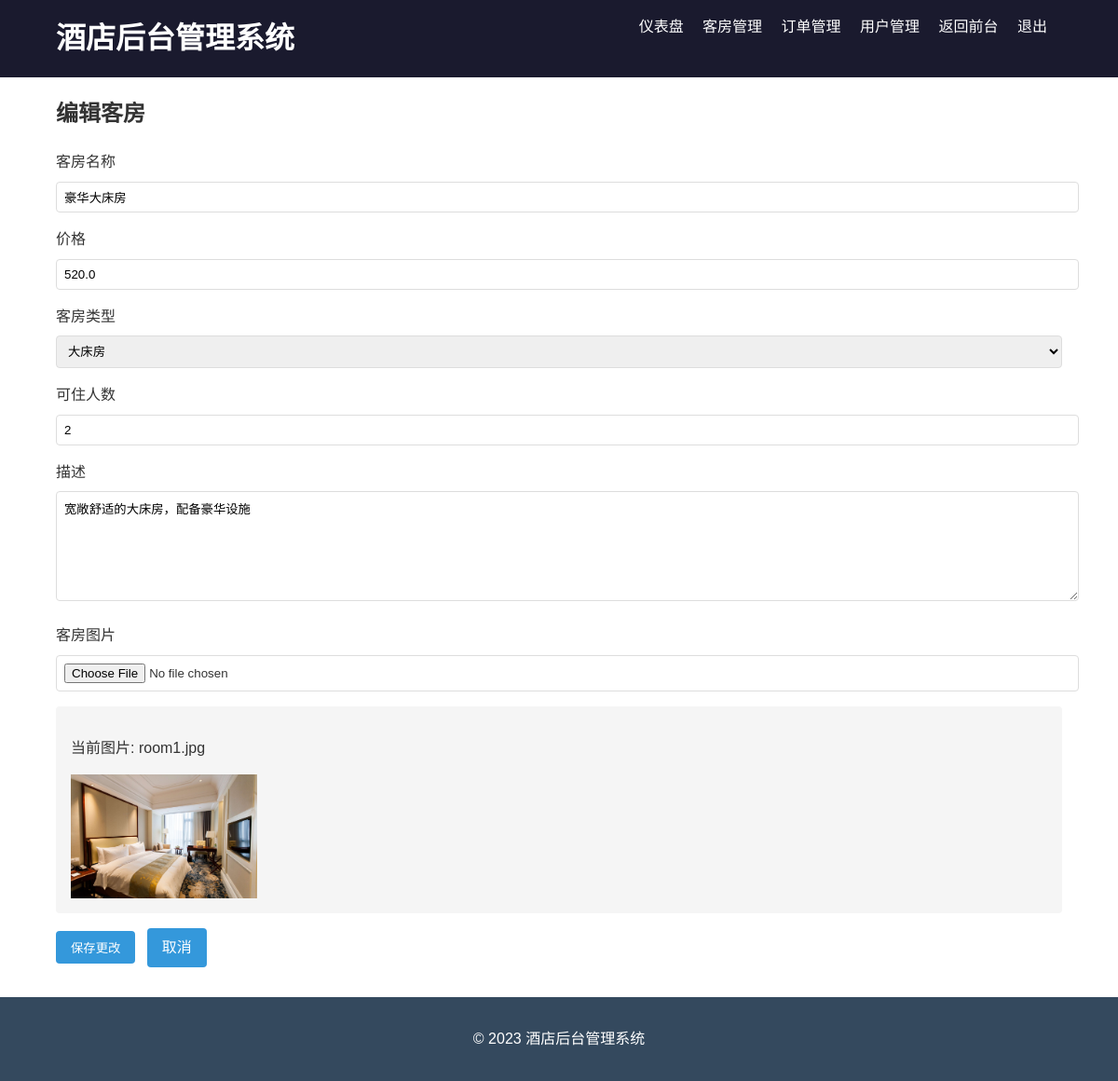
The app's page /admin/room/edit/1 (signed in) with its own data.
### models.py (models this page shows)
class Room(db.Model):
    id = db.Column(db.Integer, primary_key=True)
    name = db.Column(db.String(80), unique=True, nullable=False)
    price = db.Column(db.Float, nullable=False)
    description = db.Column(db.Text)
    image = db.Column(db.String(120), default='default.jpg')
    status = db.Column(db.String(20), default='available')
    type = db.Column(db.String(50), nullable=False)
    capacity = db.Column(db.Integer, nullable=False)
    created_at = db.Column(db.DateTime, default=datetime.utcnow)
    orders = db.relationship('Order', backref='room', lazy=True)
    comments = db.relationship('Comment', backref='room', lazy=True)

### app.py (the view, shortened to what this page needs)
@app.route('/admin/room/edit/<int:room_id>', methods=['GET', 'POST'])
@admin_required
def admin_edit_room(room_id):
    room = Room.query.get_or_404(room_id)
    return render_template('back/edit_room.html', room=room)

### app.py (called while the page is built)
def admin_required(f):
    @wraps(f)
    def decorated_function(*args, **kwargs):
        if 'user_id' not in session or session.get('role') != 'admin':
            flash('需要管理员权限', 'danger')
            return redirect(url_for('login'))
        return f(*args, **kwargs)
    return decorated_function

### templates/back/edit_room.html (shortened to what this page needs)
{% extends "back/base.html" %}
{% block content %}
<h2>编辑客房</h2>
<form method="post" enctype="multipart/form-data">
    <div class="form-group">
        <label for="name">客房名称</label>
        <input type="text" id="name" name="name" value="{{ room.name }}" required>
    </div>
    <div class="form-group">
        <label for="price">价格</label>
        <input type="number" id="price" name="price" step="0.01" value="{{ room.price }}" required>
    </div>
    <div class="form-group">
        <label for="type">客房类型</label>
        <select id="type" name="type" required>
            <option value="大床房" {% if room.type == '大床房' %}selected{% endif %}>大床房</option>
        </select>
    </div>
    <div class="form-group">
        <label for="capacity">可住人数</label>
        <input type="number" id="capacity" name="capacity" min="1" value="{{ room.capacity }}" required>
    </div>
    <div class="form-group">
        <label for="description">描述</label>
        <textarea id="description" name="description" rows="4" required>{{ room.description }}</textarea>
    </div>
    <div class="form-group">
        <label for="image">客房图片</label>
        <input type="file" id="image" name="image">
        {% if room.image %}
        <div class="current-image">
            <p>当前图片: {{ room.image }}</p>
            <img src="{{ url_for('static', filename='images/' + room.image) }}" alt="{{ room.name }}" style="max-width: 200px;">
        </div>
        {% endif %}
    </div>
    <button type="submit" class="btn">保存更改</button>
    <a href="{{ url_for('admin_rooms') }}" class="btn">取消</a>
</form>
{% endblock %}

### static/css/style.css (style rules this page uses)
body { font-family: 'Arial', sans-serif; line-height: 1.6; margin: 0; padding: 0; color: #333; }
.form-group { margin-bottom: 1rem; }
.form-group label { display: block; margin-bottom: 0.5rem; }
.form-group input, .form-group select, .form-group textarea { width: 100%; padding: 0.5rem; border: 1px solid #ddd; border-radius: 4px; }
.btn { display: inline-block; background: #3498db; color: white; padding: 0.5rem 1rem; border: none; border-radius: 4px; cursor: pointer; text-decoration: none; }
form { margin: 1rem 0; }
textarea { min-height: 100px; resize: vertical; }
.current-image { margin-top: 1rem; padding: 1rem; background: #f5f5f5; border-radius: 4px; }
.current-image img { display: block; margin-top: 0.5rem; }
form button[type="submit"] { margin-right: 0.5rem; }

### records on screen
Room: name "豪华大床房", price "520.0", type "大床房", capacity "2", description "宽敞舒适的大床房，配备豪华设施", image "room1.jpg", image (picture)
